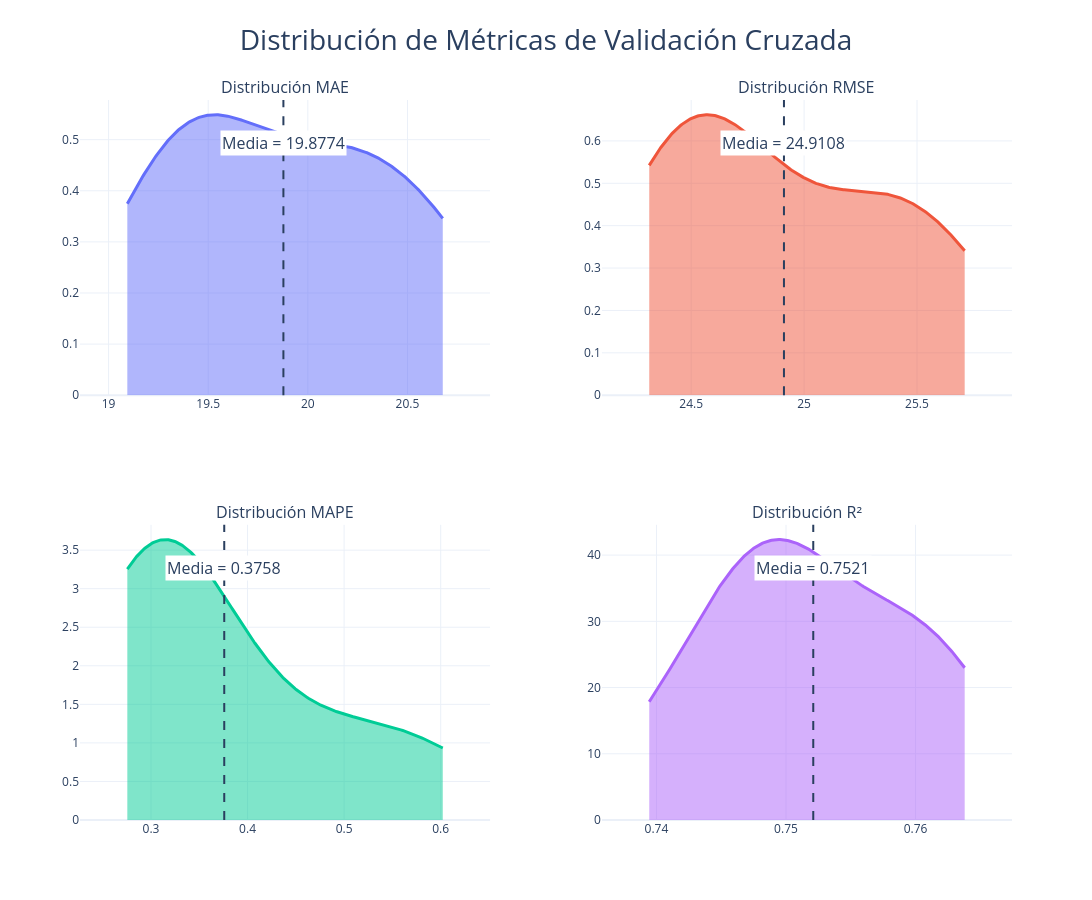

Here is the notebook cell this chart was saved with:
### Code cell
# ======================================= #
# VISUALIZACIÓN DE DENSIDADES POR MÉTRICA #
# ======================================= #

from plotly.subplots import make_subplots
from scipy.stats import gaussian_kde

cv_df = pd.DataFrame({
    'MAE': -cv_results['test_mae'],
    'RMSE': -cv_results['test_rmse'],
    'MAPE': -cv_results['test_mape'],
    'R2': cv_results['test_r2']
})

# SUBPLOTS 2x2
fig = make_subplots(
    rows=2,
    cols=2,
    subplot_titles=[
        'Distribución MAE',
        'Distribución RMSE',
        'Distribución MAPE',
        'Distribución R²'
    ],
    vertical_spacing=0.18,
    horizontal_spacing=0.12
)

metricas = ['MAE','RMSE','MAPE','R2']

# LOOP GRÁFICAS
for i,metrica in enumerate(metricas):

    fila = (i//2)+1
    columna = (i%2)+1

    valores = cv_df[metrica]

    # KDE
    x_grid = np.linspace(
        valores.min(),
        valores.max(),
        300
    )

    kde = gaussian_kde(valores)(x_grid)

    # CURVA KDE
    fig.add_trace(

        go.Scatter(
            x=x_grid,
            y=kde,
            mode='lines',
            fill='tozeroy',
            line=dict(width=3),
            hovertemplate=
            f'<b>{metrica}</b>: %{{x:.4f}}<br>' +
            '<b>Densidad</b>: %{y:.4f}<extra></extra>'
        ),

        row=fila,
        col=columna
    )

    # MEDIA
    media = valores.mean()

    fig.add_vline(
        x=media,
        line_dash='dash',
        line_width=2,
        row=fila,
        col=columna
    )

    # ANOTACIÓN
    fig.add_annotation(
        x=media,
        y=max(kde)*0.90,
        text=f'Media = {media:.4f}',
        showarrow=False,
        font=dict(size=11),
        bgcolor='white',
        row=fila,
        col=columna
    )

    # AUMENTAR RANGO EJE X
    xmin = valores.min()
    xmax = valores.max()

    rango = xmax - xmin

    padding = 0.15

    fig.update_xaxes(
        range=[
            xmin - padding*rango,
            xmax + padding*rango
        ],
        row=fila,
        col=columna
    )

# LAYOUT
fig.update_layout(
    template='plotly_white',
    title={
        'text':'Distribución de Métricas de Validación Cruzada',
        'x':0.5,
        'font':{'size':28}
    },
    width=1300,
    height=900,
    showlegend=False
)

# TÍTULOS SUBPLOTS
fig.update_annotations(
    font_size=16
)

# EJES
fig.update_xaxes(
    showgrid=True
)

fig.update_yaxes(
    showgrid=True
)

# MOSTRAR
fig.show()

### Figure 1 — Plotly figure (JSON) as saved in the notebook; plotly's stock layout.template omitted (floating-point values rounded to 4 significant figures; data arrays with more than 128 entries replaced by an {"elided": "..."} marker saying what was removed)
{"data": [{"fill": "tozeroy", "hovertemplate": "<b>MAE</b>: %{x:.4f}<br><b>Densidad</b>: %{y:.4f}<extra></extra>", "line": {"width": 3}, "mode": "lines", "type": "scatter", "x": {"elided": "300 float values"}, "xaxis": "x", "y": {"elided": "300 float values"}, "yaxis": "y"}, {"fill": "tozeroy", "hovertemplate": "<b>RMSE</b>: %{x:.4f}<br><b>Densidad</b>: %{y:.4f}<extra></extra>", "line": {"width": 3}, "mode": "lines", "type": "scatter", "x": {"elided": "300 float values"}, "xaxis": "x2", "y": {"elided": "300 float values"}, "yaxis": "y2"}, {"fill": "tozeroy", "hovertemplate": "<b>MAPE</b>: %{x:.4f}<br><b>Densidad</b>: %{y:.4f}<extra></extra>", "line": {"width": 3}, "mode": "lines", "type": "scatter", "x": {"elided": "300 float values"}, "xaxis": "x3", "y": {"elided": "300 float values"}, "yaxis": "y3"}, {"fill": "tozeroy", "hovertemplate": "<b>R2</b>: %{x:.4f}<br><b>Densidad</b>: %{y:.4f}<extra></extra>", "line": {"width": 3}, "mode": "lines", "type": "scatter", "x": {"elided": "300 float values"}, "xaxis": "x4", "y": {"elided": "300 float values"}, "yaxis": "y4"}], "layout": {"annotations": [{"font": {"size": 16}, "showarrow": false, "text": "Distribución MAE", "x": 0.22, "xanchor": "center", "xref": "paper", "y": 1, "yanchor": "bottom", "yref": "paper"}, {"font": {"size": 16}, "showarrow": false, "text": "Distribución RMSE", "x": 0.78, "xanchor": "center", "xref": "paper", "y": 1, "yanchor": "bottom", "yref": "paper"}, {"font": {"size": 16}, "showarrow": false, "text": "Distribución MAPE", "x": 0.22, "xanchor": "center", "xref": "paper", "y": 0.41, "yanchor": "bottom", "yref": "paper"}, {"font": {"size": 16}, "showarrow": false, "text": "Distribución R²", "x": 0.78, "xanchor": "center", "xref": "paper", "y": 0.41, "yanchor": "bottom", "yref": "paper"}, {"bgcolor": "white", "font": {"size": 16}, "showarrow": false, "text": "Media = 19.8774", "x": 19.88, "xref": "x", "y": 0.4939, "yref": "y"}, {"bgcolor": "white", "font": {"size": 16}, "showarrow": false, "text": "Media = 24.9108", "x": 24.91, "xref": "x2", "y": 0.5956, "yref": "y2"}, {"bgcolor": "white", "font": {"size": 16}, "showarrow": false, "text": "Media = 0.3758", "x": 0.3758, "xref": "x3", "y": 3.273, "yref": "y3"}, {"bgcolor": "white", "font": {"size": 16}, "showarrow": false, "text": "Media = 0.7521", "x": 0.7521, "xref": "x4", "y": 38.11, "yref": "y4"}], "height": 900, "shapes": [{"line": {"dash": "dash", "width": 2}, "type": "line", "x0": 19.88, "x1": 19.88, "xref": "x", "y0": 0, "y1": 1, "yref": "y domain"}, {"line": {"dash": "dash", "width": 2}, "type": "line", "x0": 24.91, "x1": 24.91, "xref": "x2", "y0": 0, "y1": 1, "yref": "y2 domain"}, {"line": {"dash": "dash", "width": 2}, "type": "line", "x0": 0.3758, "x1": 0.3758, "xref": "x3", "y0": 0, "y1": 1, "yref": "y3 domain"}, {"line": {"dash": "dash", "width": 2}, "type": "line", "x0": 0.7521, "x1": 0.7521, "xref": "x4", "y0": 0, "y1": 1, "yref": "y4 domain"}], "showlegend": false, "title": {"font": {"size": 28}, "text": "Distribución de Métricas de Validación Cruzada", "x": 0.5}, "width": 1300, "xaxis": {"anchor": "y", "domain": [0, 0.44], "range": [18.86, 20.91], "showgrid": true}, "xaxis2": {"anchor": "y2", "domain": [0.56, 1], "range": [24.1, 25.92], "showgrid": true}, "xaxis3": {"anchor": "y3", "domain": [0, 0.44], "range": [0.2265, 0.6512], "showgrid": true}, "xaxis4": {"anchor": "y4", "domain": [0.56, 1], "range": [0.7358, 0.7674], "showgrid": true}, "yaxis": {"anchor": "x", "domain": [0.59, 1], "showgrid": true}, "yaxis2": {"anchor": "x2", "domain": [0.59, 1], "showgrid": true}, "yaxis3": {"anchor": "x3", "domain": [0, 0.41], "showgrid": true}, "yaxis4": {"anchor": "x4", "domain": [0, 0.41], "showgrid": true}}}
